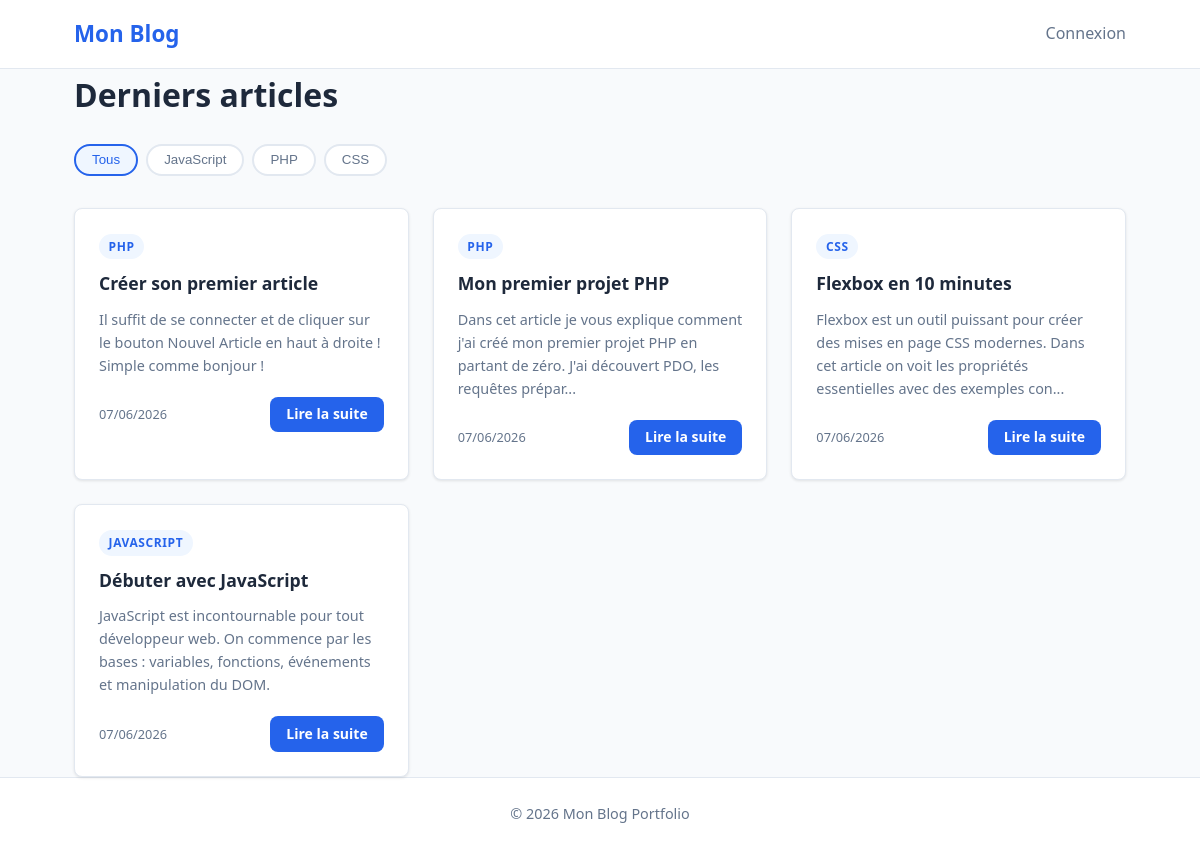
The page / on the database its author committed.
### tables this page shows
CREATE TABLE `articles` (
  `id` int(11) NOT NULL,
  `title` varchar(150) NOT NULL,
  `slug` varchar(150) NOT NULL,
  `content` text NOT NULL,
  `thumbnail` varchar(255) DEFAULT NULL,
  `created_at` datetime DEFAULT current_timestamp(),
  `updated_at` datetime DEFAULT NULL ON UPDATE current_timestamp(),
  `id_user` int(11) NOT NULL,
  `id_category` int(11) NOT NULL
);

CREATE TABLE `categories` (
  `id` int(11) NOT NULL,
  `name` varchar(50) NOT NULL,
  `slug` varchar(50) NOT NULL
);

### includes/auth.php (called while the page is built, shortened)
<?php
function isAdmin(): bool {
    return isset($_SESSION['user_id']);
}

### includes/functions.php (called while the page is built, shortened)
<?php
function truncate(string $text, int $length = 150): string {
    if (strlen($text) <= $length) return $text;
    return substr($text, 0, $length) . '...';
}
function formatDate(string $date): string {
    return date('d/m/Y', strtotime($date));
}

### index.php (the view, shortened to what this page needs)
<?php
require_once 'includes/db.php';
require_once 'includes/functions.php';
require_once 'includes/auth.php';
$stmt = $pdo->prepare("
    SELECT a.id, a.title, a.slug, a.content, a.created_at, c.name AS category, c.slug AS category_slug
    FROM articles a
    JOIN categories c ON a.id_category = c.id
    ORDER BY a.created_at DESC
");
$stmt->execute();
$articles = $stmt->fetchAll(PDO::FETCH_ASSOC);
?>
<!DOCTYPE html>
<html lang="fr">
<head>
    <link rel="stylesheet" href="assets/css/style.css">
</head>
<body>
    <header class="header">
        <div class="container">
            <a href="index.php" class="logo">Mon Blog</a>
            <nav class="nav">
                <?php if (isAdmin()): ?>
                    <a href="admin/index.php">Back-office</a>
                    <a href="admin/logout.php">Déconnexion</a>
                <?php else: ?>
                    <a href="admin/login.php">Connexion</a>
                <?php endif; ?>
            </nav>
        </div>
    </header>
    <main class="container">
        <h1>Derniers articles</h1>
        <div class="filters">
            <button class="filter-btn active" data-category="all">Tous</button>
            <button class="filter-btn" data-category="javascript">JavaScript</button>
            <button class="filter-btn" data-category="php">PHP</button>
            <button class="filter-btn" data-category="css">CSS</button>
        </div>
        <div class="articles-grid">
            <?php foreach ($articles as $article): ?>
                <article class="article-card" data-category="<?= $article['category_slug'] ?>">
                    <div class="article-card__content">
                        <span class="article-card__category"><?= htmlspecialchars($article['category']) ?></span>
                        <h2 class="article-card__title">
                            <?= htmlspecialchars($article['title']) ?>
                        </h2>
                        <p class="article-card__excerpt">
                            <?= truncate(htmlspecialchars($article['content'])) ?>
                        </p>
                        <div class="article-card__footer">
                            <span class="article-card__date"><?= formatDate($article['created_at']) ?></span>
                            <a href="article.php?slug=<?= $article['slug'] ?>" class="btn btn--primary">Lire la suite</a>
                        </div>
                    </div>
                </article>
            <?php endforeach; ?>
        </div>
    </main>
    <footer class="footer">
        <div class="container">
            <p>&copy; <?= date('Y') ?> Mon Blog Portfolio</p>
        </div>
    </footer>
</body>
</html>

### assets/css/style.css (style rules this page uses)
*, *::before, *::after { box-sizing: border-box; margin: 0; padding: 0; }
:root { --color-primary: #2563eb; --color-primary-dark: #1d4ed8; --color-bg: #f8fafc; --color-surface: #ffffff; --color-text: #1e293b; --color-text-light: #64748b; --color-border: #e2e8f0; --radius: 8px; --shadow: 0 1px 3px rgba(0,0,0,0.1); }
body { font-family: 'Segoe UI', system-ui, sans-serif; background: var(--color-bg); color: var(--color-text); line-height: 1.6; }
.container { max-width: 1100px; margin: 0 auto; padding: 0 1.5rem; }
.header { background: var(--color-surface); border-bottom: 1px solid var(--color-border); padding: 1rem 0; position: sticky; top: 0; z-index: 100; }
.header .container { display: flex; justify-content: space-between; align-items: center; }
.logo { font-size: 1.4rem; font-weight: 700; color: var(--color-primary); text-decoration: none; }
.nav { display: flex; gap: 1.5rem; }
.nav a { color: var(--color-text-light); text-decoration: none; font-weight: 500; transition: color 0.2s; }
main { padding: 2rem 0 4rem; }
main h1 { font-size: 2rem; margin-bottom: 1.5rem; }
.filters { display: flex; gap: 0.5rem; margin-bottom: 2rem; flex-wrap: wrap; }
.filter-btn { padding: 0.4rem 1rem; border: 2px solid var(--color-border); background: var(--color-surface); border-radius: 999px; cursor: pointer; font-weight: 500; color: var(--color-text-light); transition: all 0.2s; }
.filter-btn:hover, .filter-btn.active { border-color: var(--color-primary); color: var(--color-primary); background: #eff6ff; }
.articles-grid { display: grid; grid-template-columns: repeat(auto-fill, minmax(300px, 1fr)); gap: 1.5rem; }
.article-card { background: var(--color-surface); border-radius: var(--radius); box-shadow: var(--shadow); border: 1px solid var(--color-border); overflow: hidden; transition: transform 0.2s, box-shadow 0.2s; }
.article-card__content { padding: 1.5rem; }
.article-card__category { display: inline-block; background: #eff6ff; color: var(--color-primary); font-size: 0.75rem; font-weight: 600; padding: 0.2rem 0.6rem; border-radius: 999px; margin-bottom: 0.75rem; text-transform: uppercase; letter-spacing: 0.05em; }
.article-card__title { font-size: 1.1rem; margin-bottom: 0.75rem; line-height: 1.4; }
.article-card__excerpt { color: var(--color-text-light); font-size: 0.9rem; margin-bottom: 1.25rem; }
.article-card__footer { display: flex; justify-content: space-between; align-items: center; }
.article-card__date { font-size: 0.8rem; color: var(--color-text-light); }
.btn { display: inline-block; padding: 0.4rem 1rem; border-radius: var(--radius); font-weight: 600; font-size: 0.875rem; text-decoration: none; cursor: pointer; border: none; transition: background 0.2s; }
.btn--primary { background: var(--color-primary); color: white; }
.footer { background: var(--color-surface); border-top: 1px solid var(--color-border); padding: 1.5rem 0; text-align: center; color: var(--color-text-light); font-size: 0.9rem; }

### rows shown on the page
articles: id_category.name "PHP", title "Créer son premier article", content "Il suffit de se connecter et de cliquer sur le bouton Nouvel Article en haut à droite ! Simple comme bonjour !", created_at "07/06/2026"
articles: id_category.name "PHP", title "Mon premier projet PHP", content "Dans cet article je vous explique comment j'ai créé mon premier projet PHP en partant de zéro. J'ai découvert PDO, les requêtes prépar...", created_at "07/06/2026"
articles: id_category.name "CSS", title "Flexbox en 10 minutes", content "Flexbox est un outil puissant pour créer des mises en page CSS modernes. Dans cet article on voit les propriétés essentielles avec des exemples con...", created_at "07/06/2026"
articles: id_category.name "JAVASCRIPT", title "Débuter avec JavaScript", content "JavaScript est incontournable pour tout développeur web. On commence par les bases : variables, fonctions, événements et manipulation du DOM.", created_at "07/06/2026"
